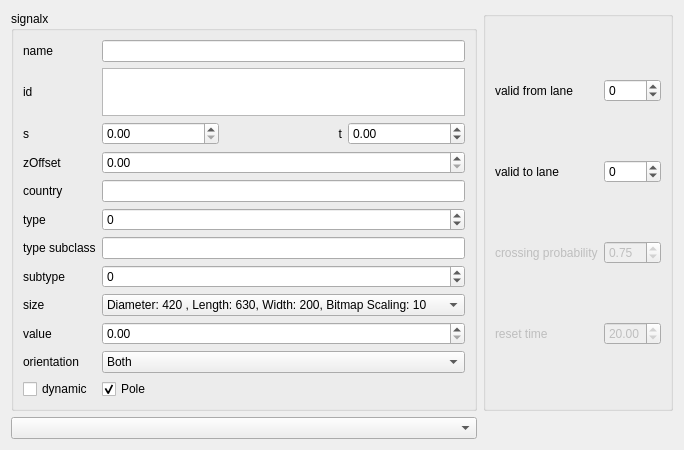
<?xml version="1.0" encoding="UTF-8"?>
<ui version="4.0">
 <class>SignalSettings</class>
 <widget class="QWidget" name="SignalSettings">
  <property name="geometry">
   <rect>
    <x>0</x>
    <y>0</y>
    <width>641</width>
    <height>450</height>
   </rect>
  </property>
  <property name="windowTitle">
   <string>Form</string>
  </property>
  <layout class="QGridLayout" name="gridLayout_2">
   <item row="0" column="0">
    <widget class="QGroupBox" name="groupBox">
     <property name="title">
      <string>signalx</string>
     </property>
     <layout class="QGridLayout" name="gridLayout">
      <item row="1" column="2">
       <widget class="QTextEdit" name="idBox">
        <property name="enabled">
         <bool>true</bool>
        </property>
        <property name="sizePolicy">
         <sizepolicy hsizetype="Expanding" vsizetype="Ignored">
          <horstretch>0</horstretch>
          <verstretch>0</verstretch>
         </sizepolicy>
        </property>
        <property name="minimumSize">
         <size>
          <width>0</width>
          <height>21</height>
         </size>
        </property>
        <property name="verticalScrollBarPolicy">
         <enum>Qt::ScrollBarAlwaysOff</enum>
        </property>
        <property name="horizontalScrollBarPolicy">
         <enum>Qt::ScrollBarAlwaysOff</enum>
        </property>
        <property name="undoRedoEnabled">
         <bool>false</bool>
        </property>
        <property name="lineWrapMode">
         <enum>QTextEdit::NoWrap</enum>
        </property>
        <property name="readOnly">
         <bool>true</bool>
        </property>
        <property name="acceptRichText">
         <bool>false</bool>
        </property>
       </widget>
      </item>
      <item row="4" column="0">
       <widget class="QLabel" name="lengthLabel">
        <property name="text">
         <string>zOffset</string>
        </property>
       </widget>
      </item>
      <item row="6" column="0">
       <widget class="QLabel" name="predecessorLabel">
        <property name="text">
         <string>country</string>
        </property>
       </widget>
      </item>
      <item row="13" column="0">
       <widget class="QCheckBox" name="dynamicCheckBox">
        <property name="text">
         <string>dynamic</string>
        </property>
       </widget>
      </item>
      <item row="4" column="2">
       <widget class="QDoubleSpinBox" name="zOffsetSpinBox"/>
      </item>
      <item row="12" column="2">
       <widget class="QComboBox" name="orientationComboBox">
        <item>
         <property name="text">
          <string>Both</string>
         </property>
        </item>
        <item>
         <property name="text">
          <string>Positive</string>
         </property>
        </item>
        <item>
         <property name="text">
          <string>Negative</string>
         </property>
        </item>
       </widget>
      </item>
      <item row="11" column="0">
       <widget class="QLabel" name="label_3">
        <property name="text">
         <string>value</string>
        </property>
       </widget>
      </item>
      <item row="9" column="0">
       <widget class="QLabel" name="label_2">
        <property name="text">
         <string>subtype</string>
        </property>
       </widget>
      </item>
      <item row="0" column="0">
       <widget class="QLabel" name="nameLabel">
        <property name="text">
         <string>name</string>
        </property>
       </widget>
      </item>
      <item row="0" column="2">
       <layout class="QHBoxLayout" name="horizontalLayout">
        <item>
         <widget class="QLineEdit" name="nameBox"/>
        </item>
       </layout>
      </item>
      <item row="1" column="0">
       <widget class="QLabel" name="idLabel">
        <property name="text">
         <string>id</string>
        </property>
       </widget>
      </item>
      <item row="7" column="0">
       <widget class="QLabel" name="successorLabel">
        <property name="text">
         <string>type</string>
        </property>
       </widget>
      </item>
      <item row="3" column="2">
       <layout class="QHBoxLayout" name="horizontalLayout_3">
        <item>
         <widget class="QDoubleSpinBox" name="sSpinBox">
          <property name="maximum">
           <double>99999.990000000005239</double>
          </property>
         </widget>
        </item>
        <item>
         <widget class="QLabel" name="label">
          <property name="text">
           <string>t</string>
          </property>
          <property name="alignment">
           <set>Qt::AlignRight|Qt::AlignTrailing|Qt::AlignVCenter</set>
          </property>
         </widget>
        </item>
        <item>
         <widget class="QDoubleSpinBox" name="tSpinBox">
          <property name="minimum">
           <double>-99.989999999999995</double>
          </property>
         </widget>
        </item>
       </layout>
      </item>
      <item row="3" column="0">
       <widget class="QLabel" name="junctionLabel">
        <property name="text">
         <string>s</string>
        </property>
       </widget>
      </item>
      <item row="11" column="2">
       <widget class="QDoubleSpinBox" name="valueSpinBox"/>
      </item>
      <item row="12" column="0">
       <widget class="QLabel" name="label_4">
        <property name="text">
         <string>orientation</string>
        </property>
       </widget>
      </item>
      <item row="13" column="2">
       <widget class="QCheckBox" name="poleCheckBox">
        <property name="text">
         <string>Pole</string>
        </property>
        <property name="checked">
         <bool>true</bool>
        </property>
       </widget>
      </item>
      <item row="7" column="2">
       <widget class="QSpinBox" name="typeSpinBox">
        <property name="minimum">
         <number>-1</number>
        </property>
        <property name="maximum">
         <number>1000100</number>
        </property>
       </widget>
      </item>
      <item row="8" column="0">
       <widget class="QLabel" name="label_5">
        <property name="text">
         <string>type subclass</string>
        </property>
       </widget>
      </item>
      <item row="6" column="2">
       <widget class="QLineEdit" name="countryBox"/>
      </item>
      <item row="10" column="2">
       <widget class="QComboBox" name="sizeComboBox">
        <property name="currentIndex">
         <number>0</number>
        </property>
        <item>
         <property name="text">
          <string>Diameter: 420 , Length: 630, Width: 200, Bitmap Scaling: 10</string>
         </property>
        </item>
        <item>
         <property name="text">
          <string>Diameter: 600, Length: 900, Width: 300, Bitmap Scaling: 12</string>
         </property>
        </item>
        <item>
         <property name="text">
          <string>Diameter: 750 , Length: 1260 , Width: 400, Bitmap Scaling: 20</string>
         </property>
        </item>
        <item>
         <property name="text">
          <string>Bitmap Scaling: 24</string>
         </property>
        </item>
       </widget>
      </item>
      <item row="10" column="0">
       <widget class="QLabel" name="label_6">
        <property name="text">
         <string>size</string>
        </property>
       </widget>
      </item>
      <item row="9" column="2">
       <widget class="QSpinBox" name="subtypeSpinBox">
        <property name="minimum">
         <number>-1</number>
        </property>
       </widget>
      </item>
      <item row="8" column="2">
       <widget class="QLineEdit" name="subclassLineEdit"/>
      </item>
     </layout>
     <zorder>orientationComboBox</zorder>
     <zorder>label_3</zorder>
     <zorder>label_2</zorder>
     <zorder>nameLabel</zorder>
     <zorder>idLabel</zorder>
     <zorder>idBox</zorder>
     <zorder>lengthLabel</zorder>
     <zorder>predecessorLabel</zorder>
     <zorder>successorLabel</zorder>
     <zorder>junctionLabel</zorder>
     <zorder>valueSpinBox</zorder>
     <zorder>dynamicCheckBox</zorder>
     <zorder>label_4</zorder>
     <zorder>poleCheckBox</zorder>
     <zorder>typeSpinBox</zorder>
     <zorder>subtypeSpinBox</zorder>
     <zorder>label_5</zorder>
     <zorder>countryBox</zorder>
     <zorder>zOffsetSpinBox</zorder>
     <zorder>sizeComboBox</zorder>
     <zorder>label_6</zorder>
     <zorder>subclassLineEdit</zorder>
    </widget>
   </item>
   <item row="0" column="4">
    <spacer name="horizontalSpacer">
     <property name="orientation">
      <enum>Qt::Horizontal</enum>
     </property>
     <property name="sizeHint" stdset="0">
      <size>
       <width>20</width>
       <height>198</height>
      </size>
     </property>
    </spacer>
   </item>
   <item row="2" column="0">
    <widget class="QComboBox" name="signalComboBox"/>
   </item>
   <item row="0" column="1">
    <widget class="QGroupBox" name="groupBox_2">
     <property name="title">
      <string/>
     </property>
     <property name="alignment">
      <set>Qt::AlignLeading|Qt::AlignLeft|Qt::AlignVCenter</set>
     </property>
     <layout class="QGridLayout" name="gridLayout_3">
      <property name="sizeConstraint">
       <enum>QLayout::SetDefaultConstraint</enum>
      </property>
      <property name="topMargin">
       <number>11</number>
      </property>
      <property name="verticalSpacing">
       <number>7</number>
      </property>
      <item row="1" column="2">
       <widget class="QSpinBox" name="toLaneSpinBox">
        <property name="minimum">
         <number>-10</number>
        </property>
        <property name="maximum">
         <number>10</number>
        </property>
       </widget>
      </item>
      <item row="0" column="2">
       <widget class="QSpinBox" name="fromLaneSpinBox">
        <property name="minimum">
         <number>-10</number>
        </property>
        <property name="maximum">
         <number>10</number>
        </property>
       </widget>
      </item>
      <item row="0" column="0">
       <widget class="QLabel" name="label_7">
        <property name="text">
         <string>valid from lane</string>
        </property>
       </widget>
      </item>
      <item row="1" column="0">
       <widget class="QLabel" name="label_8">
        <property name="enabled">
         <bool>true</bool>
        </property>
        <property name="text">
         <string>valid to lane</string>
        </property>
       </widget>
      </item>
      <item row="2" column="0">
       <widget class="QLabel" name="crossingProbLabel">
        <property name="enabled">
         <bool>false</bool>
        </property>
        <property name="text">
         <string>crossing probability</string>
        </property>
       </widget>
      </item>
      <item row="3" column="0">
       <widget class="QLabel" name="resetTimeLabel">
        <property name="enabled">
         <bool>false</bool>
        </property>
        <property name="text">
         <string>reset time</string>
        </property>
       </widget>
      </item>
      <item row="2" column="2">
       <widget class="QDoubleSpinBox" name="crossingSpinBox">
        <property name="enabled">
         <bool>false</bool>
        </property>
        <property name="value">
         <double>0.750000000000000</double>
        </property>
       </widget>
      </item>
      <item row="3" column="2">
       <widget class="QDoubleSpinBox" name="resetTimeSpinBox">
        <property name="enabled">
         <bool>false</bool>
        </property>
        <property name="value">
         <double>20.000000000000000</double>
        </property>
       </widget>
      </item>
     </layout>
    </widget>
   </item>
  </layout>
 </widget>
 <tabstops>
  <tabstop>nameBox</tabstop>
  <tabstop>idBox</tabstop>
  <tabstop>sSpinBox</tabstop>
  <tabstop>tSpinBox</tabstop>
  <tabstop>zOffsetSpinBox</tabstop>
  <tabstop>countryBox</tabstop>
  <tabstop>typeSpinBox</tabstop>
  <tabstop>subtypeSpinBox</tabstop>
  <tabstop>valueSpinBox</tabstop>
  <tabstop>orientationComboBox</tabstop>
  <tabstop>dynamicCheckBox</tabstop>
  <tabstop>poleCheckBox</tabstop>
  <tabstop>signalComboBox</tabstop>
 </tabstops>
 <resources/>
 <connections/>
</ui>
